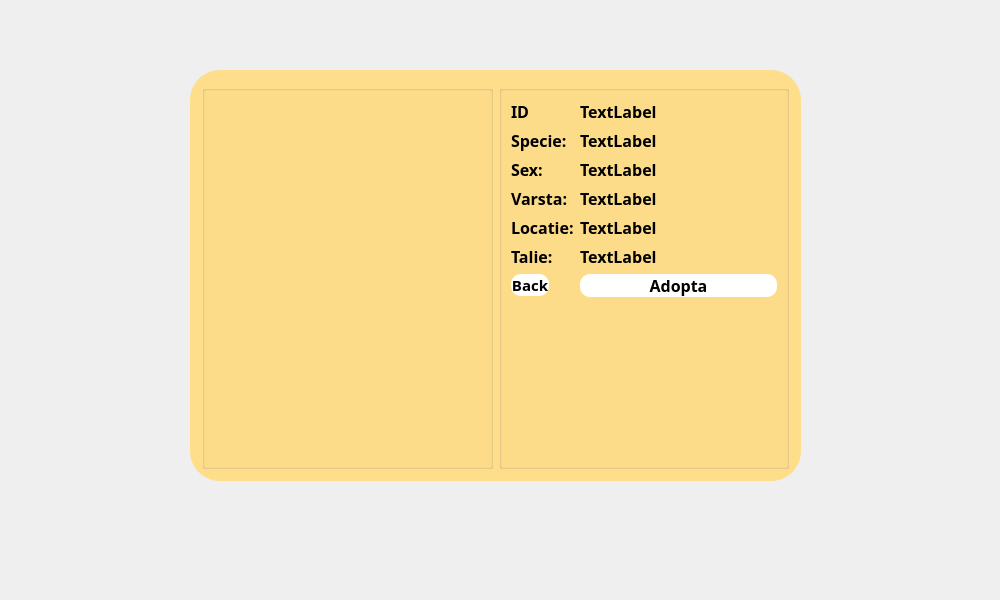
<?xml version="1.0" encoding="UTF-8"?>
<ui version="4.0">
 <class>AnimalProfile</class>
 <widget class="QDialog" name="AnimalProfile">
  <property name="geometry">
   <rect>
    <x>0</x>
    <y>0</y>
    <width>1000</width>
    <height>600</height>
   </rect>
  </property>
  <property name="windowTitle">
   <string>Dialog</string>
  </property>
  <property name="styleSheet">
   <string notr="true">#AnimalProfile{
	border-image: url(:/img/istockphoto-1163775073-612x612.jpg);
}</string>
  </property>
  <widget class="QGroupBox" name="groupBox">
   <property name="geometry">
    <rect>
     <x>190</x>
     <y>70</y>
     <width>611</width>
     <height>411</height>
    </rect>
   </property>
   <property name="styleSheet">
    <string notr="true">#groupBox{
background-color: rgb(255, 222, 139);
border-radius:30px;
}</string>
   </property>
   <property name="title">
    <string/>
   </property>
   <layout class="QHBoxLayout" name="horizontalLayout">
    <item>
     <widget class="QGroupBox" name="groupBox_2">
      <property name="title">
       <string/>
      </property>
     </widget>
    </item>
    <item>
     <widget class="QGroupBox" name="groupBox_3">
      <property name="maximumSize">
       <size>
        <width>300</width>
        <height>16777215</height>
       </size>
      </property>
      <property name="title">
       <string/>
      </property>
      <layout class="QFormLayout" name="formLayout">
       <item row="0" column="0">
        <widget class="QLabel" name="IdLabel">
         <property name="font">
          <font>
           <family>Segoe UI Black</family>
           <pointsize>12</pointsize>
           <bold>true</bold>
          </font>
         </property>
         <property name="text">
          <string>ID</string>
         </property>
        </widget>
       </item>
       <item row="1" column="0">
        <widget class="QLabel" name="SpecieLabel">
         <property name="font">
          <font>
           <family>Segoe UI Black</family>
           <pointsize>12</pointsize>
           <bold>true</bold>
          </font>
         </property>
         <property name="text">
          <string>Specie:</string>
         </property>
        </widget>
       </item>
       <item row="1" column="1">
        <widget class="QLabel" name="SpecieRaspuns">
         <property name="font">
          <font>
           <family>Segoe UI Black</family>
           <pointsize>12</pointsize>
           <bold>true</bold>
          </font>
         </property>
         <property name="text">
          <string>TextLabel</string>
         </property>
        </widget>
       </item>
       <item row="2" column="0">
        <widget class="QLabel" name="SexLabel">
         <property name="font">
          <font>
           <family>Segoe UI Black</family>
           <pointsize>12</pointsize>
           <bold>true</bold>
          </font>
         </property>
         <property name="text">
          <string>Sex:</string>
         </property>
        </widget>
       </item>
       <item row="2" column="1">
        <widget class="QLabel" name="SexRaspuns">
         <property name="font">
          <font>
           <family>Segoe UI Black</family>
           <pointsize>12</pointsize>
           <bold>true</bold>
          </font>
         </property>
         <property name="text">
          <string>TextLabel</string>
         </property>
        </widget>
       </item>
       <item row="3" column="0">
        <widget class="QLabel" name="VarstaLabel">
         <property name="font">
          <font>
           <family>Segoe UI Black</family>
           <pointsize>12</pointsize>
           <bold>true</bold>
          </font>
         </property>
         <property name="text">
          <string>Varsta:</string>
         </property>
        </widget>
       </item>
       <item row="3" column="1">
        <widget class="QLabel" name="VarstaRaspuns">
         <property name="font">
          <font>
           <family>Segoe UI Black</family>
           <pointsize>12</pointsize>
           <bold>true</bold>
          </font>
         </property>
         <property name="text">
          <string>TextLabel</string>
         </property>
        </widget>
       </item>
       <item row="4" column="0">
        <widget class="QLabel" name="LocatieLabel">
         <property name="font">
          <font>
           <family>Segoe UI Black</family>
           <pointsize>12</pointsize>
           <bold>true</bold>
          </font>
         </property>
         <property name="text">
          <string>Locatie:</string>
         </property>
        </widget>
       </item>
       <item row="4" column="1">
        <widget class="QLabel" name="LocatieRaspuns">
         <property name="font">
          <font>
           <family>Segoe UI Black</family>
           <pointsize>12</pointsize>
           <bold>true</bold>
          </font>
         </property>
         <property name="text">
          <string>TextLabel</string>
         </property>
        </widget>
       </item>
       <item row="5" column="0">
        <widget class="QLabel" name="TalieLabel">
         <property name="font">
          <font>
           <family>Segoe UI Black</family>
           <pointsize>12</pointsize>
           <bold>true</bold>
          </font>
         </property>
         <property name="text">
          <string>Talie:</string>
         </property>
        </widget>
       </item>
       <item row="5" column="1">
        <widget class="QLabel" name="TalieRaspuns">
         <property name="font">
          <font>
           <family>Segoe UI Black</family>
           <pointsize>12</pointsize>
           <bold>true</bold>
          </font>
         </property>
         <property name="text">
          <string>TextLabel</string>
         </property>
        </widget>
       </item>
       <item row="0" column="1">
        <widget class="QLabel" name="IDRaspuns">
         <property name="font">
          <font>
           <family>Segoe UI Black</family>
           <pointsize>12</pointsize>
           <bold>true</bold>
          </font>
         </property>
         <property name="text">
          <string>TextLabel</string>
         </property>
        </widget>
       </item>
       <item row="6" column="1">
        <widget class="QPushButton" name="pushButton">
         <property name="font">
          <font>
           <family>Segoe UI Black</family>
           <pointsize>12</pointsize>
           <bold>true</bold>
          </font>
         </property>
         <property name="styleSheet">
          <string notr="true">#pushButton{
border-radius:10px;
	background-color: rgb(255, 255, 255);
}</string>
         </property>
         <property name="text">
          <string>Adopta</string>
         </property>
        </widget>
       </item>
       <item row="6" column="0">
        <widget class="QPushButton" name="pushButton_2">
         <property name="font">
          <font>
           <family>Segoe UI Black</family>
           <pointsize>11</pointsize>
           <bold>true</bold>
          </font>
         </property>
         <property name="styleSheet">
          <string notr="true">#pushButton_2{
border-radius:10px;
	background-color: rgb(255, 255, 255);
}</string>
         </property>
         <property name="text">
          <string>Back</string>
         </property>
        </widget>
       </item>
      </layout>
     </widget>
    </item>
   </layout>
  </widget>
 </widget>
 <resources/>
 <connections/>
</ui>
